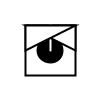
Frame 1 (no input)
Frame 60 (the mouse pressed at the canvas centre just before this capture): identical to frame 1, image omitted
Frame 120 (the mouse held since frame 60 and released just before this capture): identical to frame 1, image omitted

The Processing sketch that drew this single still picture (run headless with seeded random() and noise(); from frame 60 on, the mouse is pressed at the canvas centre):

// Processing sketch: section_5
// ── section_5.pde
void setup(){ // set up
  size(100, 100);
  background(255);
}

void draw(){ // display
  background(255);
  stroke(color(0));
  strokeWeight(2);
  fill(255);
  square(25, 25, 50);
  fill(0);
  circle(50, 50, 25);
  stroke(color(255));
  line(50, 50, 50, 0);
  stroke(color(0));
  fill(255);
  triangle(75, 25, 25, 25, 75, 50);
  triangle(75, 25, 25, 25, 25, 50);
}
